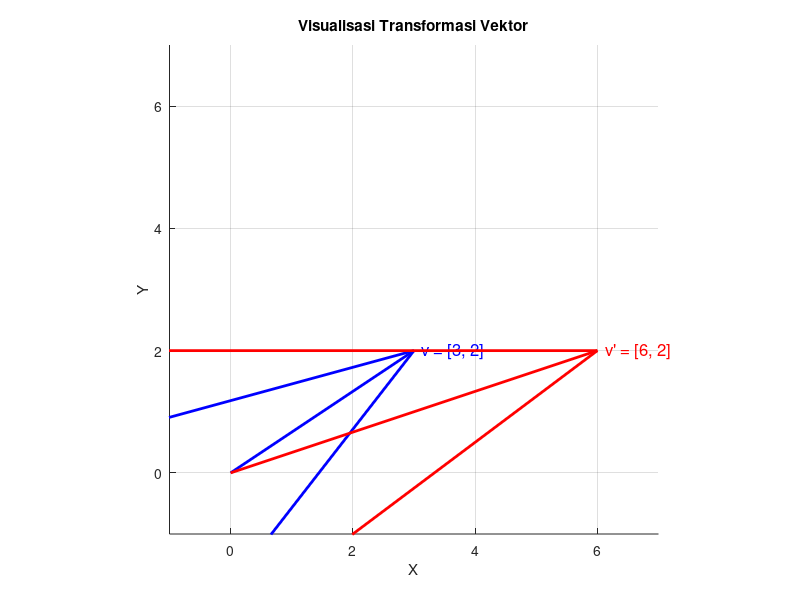

MATLAB code to generate this figure:
% Vektor Awal
v = [3; 2]; 

% Matriks Transformasi
A = [2 0; 0 1];

% Vektor setelah transformasi
v_prime = A * v;

% Membuat plot
figure;
hold on;

% Plot vektor awal
quiver(0, 0, v(1), v(2), 0, 'LineWidth', 2, 'MaxHeadSize', 1, 'Color', 'b'); 
text(v(1), v(2), '  v = [3, 2]', 'FontSize', 12, 'Color', 'b');

% Plot vektor setelah transformasi
quiver(0, 0, v_prime(1), v_prime(2), 0, 'LineWidth', 2, 'MaxHeadSize', 1, 'Color', 'r'); 
text(v_prime(1), v_prime(2), '  v'' = [6, 2]', 'FontSize', 12, 'Color', 'r');

% Set axis
axis([-1 7 -1 7]);
axis equal;

% Menambahkan label dan judul
xlabel('X');
ylabel('Y');
title('Visualisasi Transformasi Vektor');

% Menambahkan grid
grid on;

hold off;
